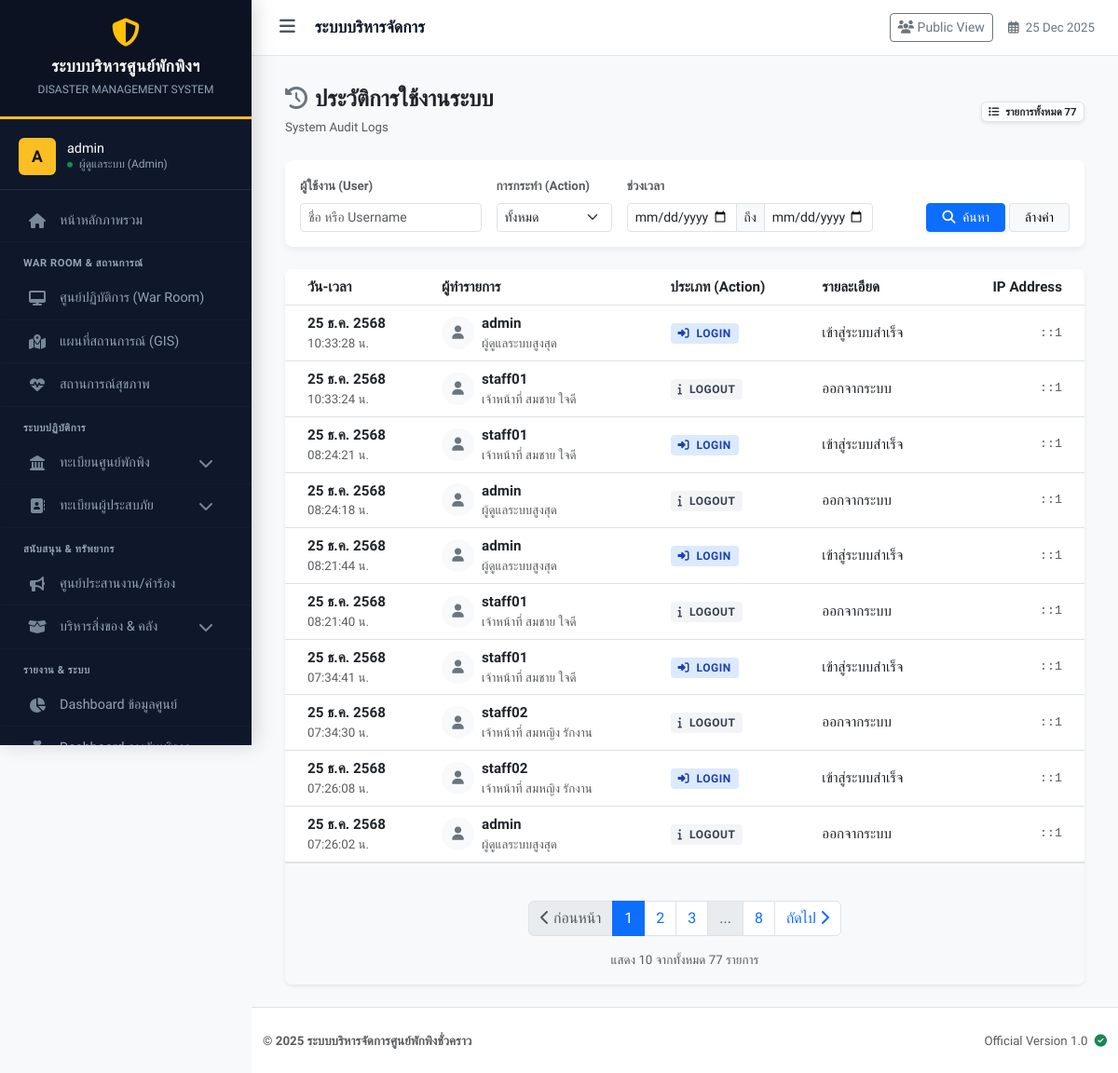
Screenshot of /system_log_list.php (signed in) with the database file from the repository.
### tables this page shows
CREATE TABLE `system_logs` (
  `id` int(11) NOT NULL,
  `user_id` int(11) DEFAULT NULL,
  `action` varchar(50) NOT NULL COMMENT 'ประเภทการกระทำ (Login, Add, Edit)',
  `description` text DEFAULT NULL COMMENT 'รายละเอียดเพิ่มเติม',
  `ip_address` varchar(45) DEFAULT NULL,
  `created_at` timestamp NOT NULL DEFAULT current_timestamp()
);

CREATE TABLE `users` (
  `id` int(11) NOT NULL,
  `username` varchar(50) NOT NULL COMMENT 'ชื่อผู้ใช้',
  `password` varchar(255) NOT NULL COMMENT 'รหัสผ่าน (Hashed)',
  `first_name` varchar(100) DEFAULT '',
  `last_name` varchar(100) DEFAULT '',
  `full_name` varchar(100) NOT NULL COMMENT 'ชื่อ-นามสกุล',
  `role` varchar(50) NOT NULL DEFAULT 'staff',
  `shelter_id` int(11) DEFAULT NULL COMMENT 'สังกัดศูนย์พักพิง',
  `created_at` timestamp NOT NULL DEFAULT current_timestamp(),
  `last_login` datetime DEFAULT NULL
);

### system_log_list.php (the view, shortened to what this page needs)
<?php
require_once 'config/db.php';
require_once 'includes/functions.php';
$user_search = isset($_GET['user']) ? trim($_GET['user']) : '';
$action_search = isset($_GET['action']) ? trim($_GET['action']) : '';
$date_start = isset($_GET['date_start']) ? $_GET['date_start'] : '';
$date_end = isset($_GET['date_end']) ? $_GET['date_end'] : '';
$page = isset($_GET['page']) ? (int)$_GET['page'] : 1;
$limit = 10;
$offset = ($page - 1) * $limit;
$where_sql = " WHERE 1=1 ";
$params = [];
$sql_count = "SELECT COUNT(*) FROM system_logs l LEFT JOIN users u ON l.user_id = u.id " . $where_sql;
$stmt_count = $pdo->prepare($sql_count);
$stmt_count->execute($params);
$total_records = $stmt_count->fetchColumn();
$total_pages = ceil($total_records / $limit);
$sql = "SELECT l.*, u.username, u.full_name
        FROM system_logs l
        LEFT JOIN users u ON l.user_id = u.id
        $where_sql
        ORDER BY l.created_at DESC LIMIT $limit OFFSET $offset";
$stmt = $pdo->prepare($sql);
$stmt->execute($params);
$logs = $stmt->fetchAll();
?>
<!DOCTYPE html>
<html lang="th">
<head>
</head>
<body class="bg-light">
<?php include 'includes/header.php'; ?>
<div class="container-fluid">
    <div class="d-flex justify-content-between align-items-center mb-4 pt-2">
        <div>
            <h4 class="fw-bold text-dark mb-1">
                <i class="fas fa-history text-secondary me-2"></i>ประวัติการใช้งานระบบ
            </h4>
            <span class="text-muted small">System Audit Logs</span>
        </div>
        <div>
            <span class="badge bg-white text-dark border shadow-sm">
                <i class="fas fa-list me-1"></i> รายการทั้งหมด <?php echo number_format($total_records); ?>
            </span>
        </div>
    </div>
    <div class="card filter-card border-0 mb-4 rounded-3">
        <div class="card-body p-3">
            <form action="" method="GET" class="row g-3 align-items-end">
                <div class="col-md-3">
                    <label class="form-label small fw-bold text-muted">ผู้ใช้งาน (User)</label>
                    <input type="text" name="user" class="form-control form-control-sm" placeholder="ชื่อ หรือ Username" value="<?php echo htmlspecialchars($user_search); ?>">
                </div>
                <div class="col-md-2">
                    <label class="form-label small fw-bold text-muted">การกระทำ (Action)</label>
                    <select name="action" class="form-select form-select-sm">
                        <option value="">ทั้งหมด</option>
                    </select>
                </div>
                <div class="col-md-4">
                    <label class="form-label small fw-bold text-muted">ช่วงเวลา</label>
                    <div class="input-group input-group-sm">
                        <input type="date" name="date_start" class="form-control" value="<?php echo $date_start; ?>">
                        <span class="input-group-text">ถึง</span>
                        <input type="date" name="date_end" class="form-control" value="<?php echo $date_end; ?>">
                    </div>
                </div>
                <div class="col-md-3 text-md-end">
                    <button type="submit" class="btn btn-primary btn-sm px-3 shadow-sm"><i class="fas fa-search me-1"></i> ค้นหา</button>
                    <a href="system_log_list.php" class="btn btn-light btn-sm border px-3">ล้างค่า</a>
                </div>
            </form>
        </div>
    </div>
    <div class="card border-0 shadow-sm rounded-3 overflow-hidden">
        <div class="card-body p-0">
            <div class="table-responsive">
                <table class="table table-hover align-middle mb-0 table-official">
                    <thead>
                        <tr>
                            <th class="ps-4">วัน-เวลา</th>
                            <th>ผู้ทำรายการ</th>
                            <th>ประเภท (Action)</th>
                            <th>รายละเอียด</th>
                            <th class="text-end pe-4">IP Address</th>
                        </tr>
                    </thead>
                    <tbody>
                        <?php if(count($logs) > 0): ?>
                            <?php foreach ($logs as $row): ?>
                                <?php
                                    $act = strtolower($row['action']);
                                    $bg_class = 'bg-other';
                                    $icon = 'fa-info';
                                    if(strpos($act, 'login') !== false) { $bg_class = 'bg-login'; $icon = 'fa-sign-in-alt'; }
                                    elseif(strpos($act, 'add') !== false) { $bg_class = 'bg-add'; $icon = 'fa-plus'; }
                                    elseif(strpos($act, 'edit') !== false) { $bg_class = 'bg-edit'; $icon = 'fa-pen'; }
                                    elseif(strpos($act, 'delete') !== false) { $bg_class = 'bg-delete'; $icon = 'fa-trash'; }
                                ?>
                                <tr>
                                    <td class="ps-4 text-nowrap">
                                        <div class="fw-bold text-dark"><?php echo thaiDate(date('Y-m-d', strtotime($row['created_at']))); ?></div>
                                        <div class="small text-muted"><?php echo date('H:i:s', strtotime($row['created_at'])); ?> น.</div>
                                    </td>
                                    <td>
                                        <?php if($row['username']): ?>
                                            <div class="d-flex align-items-center">
                                                <div class="log-icon bg-light text-secondary me-2">
                                                    <i class="fas fa-user"></i>
                                                </div>
                                                <div>
                                                    <div class="fw-bold text-dark"><?php echo htmlspecialchars($row['username']); ?></div>
                                                    <div class="small text-muted"><?php echo htmlspecialchars($row['full_name']); ?></div>
                                                </div>
                                            </div>
                                        <?php else: ?>
                                            <span class="text-muted fst-italic">Unknown User (ID: <?php echo $row['user_id']; ?>)</span>
                                        <?php endif; ?>
                                    </td>
                                    <td>
                                        <span class="badge-action <?php echo $bg_class; ?>">
                                            <i class="fas <?php echo $icon; ?> me-1"></i> <?php echo htmlspecialchars($row['action']); ?>
                                        </span>
                                    </td>
                                    <td>
                                        <span class="text-dark"><?php echo htmlspecialchars($row['description']); ?></span>
                                    </td>
                                    <td class="text-end pe-4 text-muted font-monospace small">
                                        <?php echo htmlspecialchars($row['ip_address']); ?>
                                    </td>
                                </tr>
                            <?php endforeach; ?>
                        <?php else: ?>
                            <tr>
                                <td colspan="5" class="text-center py-5 text-muted">ไม่พบข้อมูลประวัติการใช้งาน</td>
                            </tr>
                        <?php endif; ?>
                    </tbody>
                </table>
            </div>
            <div class="p-3 bg-light border-top">
                <?php
                    echo renderPagination($page, $total_pages, [
                        'user' => $user_search,
                        'action' => $action_search,
                        'date_start' => $date_start,
                        'date_end' => $date_end
                    ]);
                ?>
                <div class="text-center text-muted small mt-2">
                    แสดง <?php echo count($logs); ?> จากทั้งหมด <?php echo number_format($total_records); ?> รายการ
                </div>
            </div>
        </div>
    </div>
</div>
<?php include 'includes/footer.php'; ?>
</body>
</html>

### system_log_list.php (style rules this page uses)
.filter-card { background-color: #fff; border-bottom: 3px solid #1e293b; box-shadow: 0 4px 6px rgba(0,0,0,0.05); }
.log-icon { width: 35px; height: 35px; border-radius: 50%; display: flex; align-items: center; justify-content: center; font-size: 0.9rem; }
.badge-action { font-size: 0.75rem; font-weight: 600; padding: 4px 8px; border-radius: 4px; text-transform: uppercase; letter-spacing: 0.5px; }
.bg-login { background-color: #dbeafe; color: #1e40af; }
.bg-other { background-color: #f3f4f6; color: #374151; }

### includes/header.php (style rules this page uses)
:root { --sidebar-width: 270px; --header-height: 60px; --nav-bg: #0f172a; --nav-hover: #1e293b; --active-gold: #fbbf24; --text-main: #f1f5f9; --text-muted: #94a3b8; --body-bg: #f8fafc; --border-color: rgba(255,255,255,0.08); }
body { font-family: 'Prompt', sans-serif; background-color: var(--body-bg); color: #334155; overflow-x: hidden; font-size: 0.95rem; }

### rows the page displays
system_logs: created_at "25 ธ.ค. 2568", created_at "10:33:28", user.username "admin", user.full_name "ผู้ดูแลระบบสูงสุด", action "LOGIN", description "เข้าสู่ระบบสำเร็จ", ip_address "::1"
system_logs: created_at "25 ธ.ค. 2568", created_at "10:33:24", user.username "staff01", user.full_name "เจ้าหน้าที่ สมชาย ใจดี", action "LOGOUT", description "ออกจากระบบ", ip_address "::1"
system_logs: created_at "25 ธ.ค. 2568", created_at "08:24:21", user.username "staff01", user.full_name "เจ้าหน้าที่ สมชาย ใจดี", action "LOGIN", description "เข้าสู่ระบบสำเร็จ", ip_address "::1"
system_logs: created_at "25 ธ.ค. 2568", created_at "08:24:18", user.username "admin", user.full_name "ผู้ดูแลระบบสูงสุด", action "LOGOUT", description "ออกจากระบบ", ip_address "::1"
system_logs: created_at "25 ธ.ค. 2568", created_at "08:21:44", user.username "admin", user.full_name "ผู้ดูแลระบบสูงสุด", action "LOGIN", description "เข้าสู่ระบบสำเร็จ", ip_address "::1"
system_logs: created_at "25 ธ.ค. 2568", created_at "08:21:40", user.username "staff01", user.full_name "เจ้าหน้าที่ สมชาย ใจดี", action "LOGOUT", description "ออกจากระบบ", ip_address "::1"
system_logs: created_at "25 ธ.ค. 2568", created_at "07:34:41", user.username "staff01", user.full_name "เจ้าหน้าที่ สมชาย ใจดี", action "LOGIN", description "เข้าสู่ระบบสำเร็จ", ip_address "::1"
system_logs: created_at "25 ธ.ค. 2568", created_at "07:34:30", user.username "staff02", user.full_name "เจ้าหน้าที่ สมหญิง รักงาน", action "LOGOUT", description "ออกจากระบบ", ip_address "::1"
system_logs: created_at "25 ธ.ค. 2568", created_at "07:26:08", user.username "staff02", user.full_name "เจ้าหน้าที่ สมหญิง รักงาน", action "LOGIN", description "เข้าสู่ระบบสำเร็จ", ip_address "::1"
system_logs: created_at "25 ธ.ค. 2568", created_at "07:26:02", user.username "admin", user.full_name "ผู้ดูแลระบบสูงสุด", action "LOGOUT", description "ออกจากระบบ", ip_address "::1"

### other values shown
substr($_SESSION['username'] ?? 'U', 0, 1) "A"
$_SESSION['username'] "admin"
$total_records "77"
$totalPages "8"
count($logs) "10"
